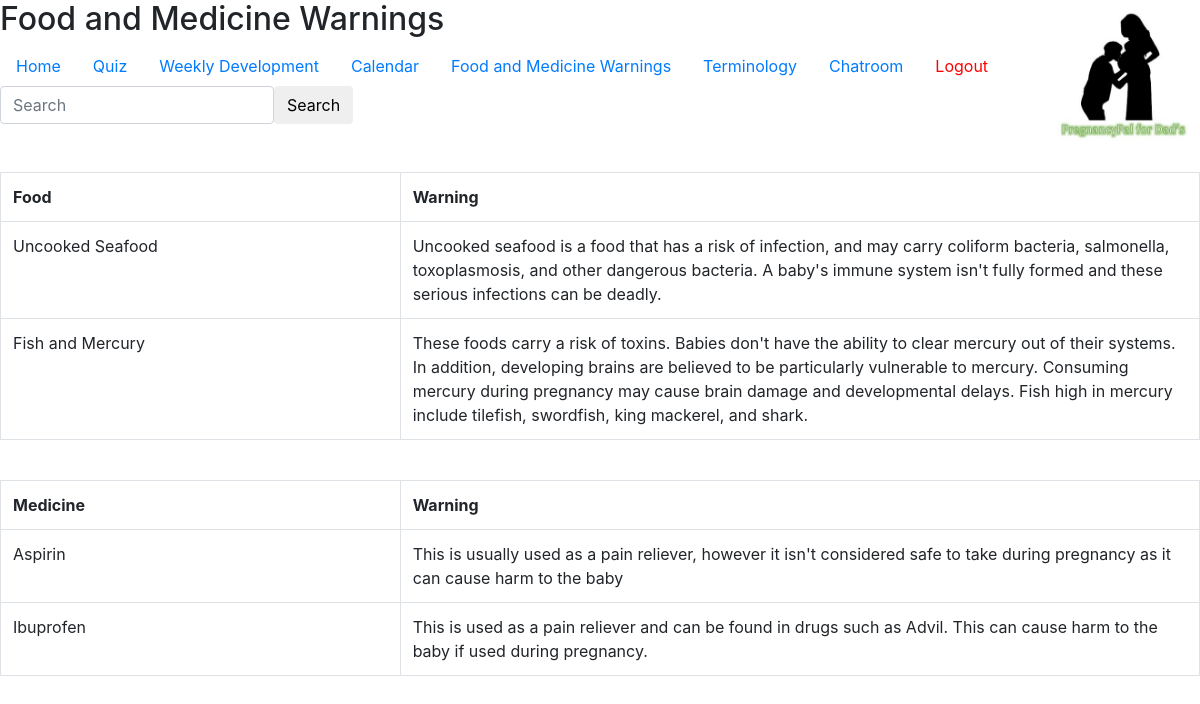
/healthInfo.php, run on the app's committed database.
### tables this page shows
CREATE TABLE `food_warning_table` (
  `id` int(11) NOT NULL,
  `user_id` int(4) NOT NULL,
  `food` text NOT NULL,
  `foodWarning` text NOT NULL,
  `timesSearched` int(150) NOT NULL
);

CREATE TABLE `medicine_warning_table` (
  `id` int(11) NOT NULL,
  `user_id` int(4) NOT NULL,
  `medicine` text NOT NULL,
  `medicineWarning` text NOT NULL,
  `timesSearched` int(200) NOT NULL
);

### healthInfo.php (the view, shortened to what this page needs)
<?php include('server.php') ?>
<!DOCTYPE html>
<html>
<head>
	<link rel="stylesheet" href="https://maxcdn.bootstrapcdn.com/bootstrap/4.0.0/css/bootstrap.min.css">
</head>
<body>
	<div class="main">
		<h2>Food and Medicine Warnings</h2>
		<nav class="nav">
		<img src =/registration/Images/Logo.jpg width='150px' height='150px' float='left' style= 'position:absolute; top:0; right:0;' />
 			<a class="nav-link" href="index.php">Home</a>
  			<a class="nav-link" href="quiz.php">Quiz</a>
  			<a class="nav-link" href="pregnancyByWeek.php">Weekly Development</a>
			<a class="nav-link" href="calendar.php">Calendar</a>
			<a class="nav-link active" href="healthInfo.php">Food and Medicine Warnings</a>
			<a class="nav-link" href="terminology.php">Terminology</a>
			<a class="nav-link" href="chatroom.php">Chatroom</a>
            <a class="nav-link" href="index.php?logout='1'" style="color: red;">Logout</a>
		</nav>
	</div>
	<form class="form-inline">
      <input class="form-control" name="search-term" type="search" placeholder="Search" aria-label="Search">
      <button class="btn" type="submit">Search</button>
    </form>
	<?php
	if (isset($_GET['search-term'])) {
		$search = mysqli_real_escape_string($db, $_GET['search-term']);
		$foodQuery = "SELECT food, foodWarning FROM food_warning_table where food like '%$search%' or foodWarning like '%$search%';" ;
		$medicineQuery = "SELECT medicine, medicineWarning FROM medicine_warning_table where medicine like '%$search%' or medicineWarning like '%$search%';" ;
		echo "<h2>Results for \"<b>$search</b>\"</h2>";
	} else {
		$foodQuery = "SELECT food, foodWarning FROM food_warning_table" ;
		$medicineQuery = "SELECT medicine, medicineWarning FROM medicine_warning_table" ;
	}
	$food_results =  mysqli_query($db, $foodQuery);
	$medicine_results =  mysqli_query($db, $medicineQuery);
	echo "<br>";
	echo "<br>";
	echo "<table class='table table-bordered'><tr><th style='width: 33%;'>Food</th><th style='width: 66%;'>Warning</th></tr>";
	if ($food_results->num_rows > 0) {
		while($row = $food_results->fetch_assoc()) {
			echo "<tr><td>". $row['food'] . "</td><td>". $row['foodWarning'] . "</td></tr>";
		 }
	}
	echo "</table>";
	echo "<br>";
	echo "<table class='table table-bordered'><tr><th style='width: 33%;'>Medicine</th><th style='width: 66%;'>Warning</th></tr>";
	if ($medicine_results->num_rows > 0) {
		while($row = $medicine_results->fetch_assoc()) {
			echo "<tr><td>". $row['medicine'] . "</td><td>". $row['medicineWarning'] . "</td></tr>";
		}
	}
	echo "</table>";
	?>
</body>
</html>

### data on the page
food_warning_table: food "Uncooked Seafood", foodWarning "Uncooked seafood is a food that has a risk of infection, and may carry coliform bacteria, salmonella, toxoplasmosis, and other dangerous bacteria. A baby's immune system isn't fully formed and these serious infections can be deadly."
food_warning_table: food "Fish and Mercury", foodWarning "These foods carry a risk of toxins. Babies don't have the ability to clear mercury out of their systems. In addition, developing brains are believed to be particularly vulnerable to mercury. Consuming mercury during pregnancy may cause brain damage and developmental delays. Fish high in mercury include tilefish, swordfish, king mackerel, and shark."
medicine_warning_table: medicine "Aspirin", medicineWarning "This is usually used as a pain reliever, however it isn't considered safe to take during pregnancy as it can cause harm to the baby"
medicine_warning_table: medicine "Ibuprofen", medicineWarning "This is used as a pain reliever and can be found in drugs such as Advil. This can cause harm to the baby if used during pregnancy."
